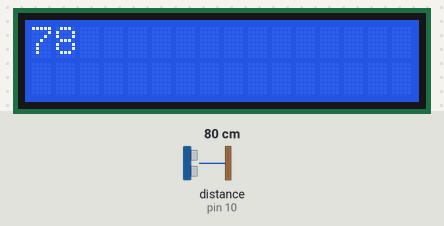
A sketch run on a simulated Arduino Uno, built with avr-gcc and run on an emulated ATmega328P. On the bench: 16×2 character LCD. Wiring (inferred from the names in the program): ultrasonic range finder: trigger pin 9; echo pin 10. The test bench sets the inputs (shaded band); at power-on: distance to the obstacle (sensor on pin 10) 80 cm. The echo pulse lasts 58.3 µs per cm; what the sketch prints to the serial monitor is not drawn.

Above: at 1.29 s.
1.3 s: distance to the obstacle (sensor on pin 10) set to 2 cm
At 1.39 s:
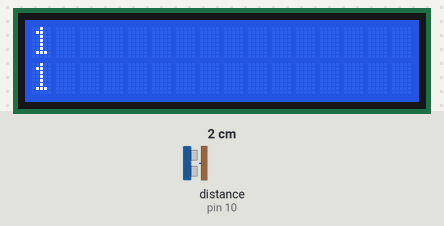
2.8 s: distance to the obstacle (sensor on pin 10) set to 120 cm
At 2.85 s:
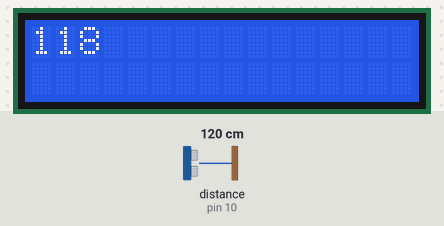
4.3 s: distance to the obstacle (sensor on pin 10) set to 4 cm
At 6.6 s:
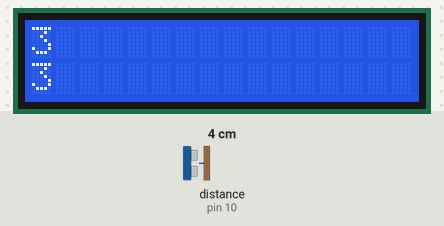

The sketch:

Lab5.ino
```cpp
#include <LiquidCrystal.h>

const int RS = 12;
const int enable = 11;
const int d4 = 5;
const int d5 = 4;
const int d6 = 3;
const int d7 = 2;

const int trigPin = 9;
const int echoPin = 10;

long duration;
int distance;


LiquidCrystal lcd (RS, enable, d4, d5, d6, d7);

void setup() {
  // put your setup code here, to run once:
lcd.begin(16, 2);

lcd.print ("hello world!");

pinMode(trigPin, OUTPUT);
pinMode(echoPin, INPUT);
Serial.begin(9600);
}
int lastDebounceTime = 0;
int debounceDelay = 10;
void loop() {
  // put your main code here, to run repeatedly:
  lcd.setCursor(0,1);

  digitalWrite(trigPin, LOW);
  delayMicroseconds(2);

  digitalWrite(trigPin, HIGH);
  delayMicroseconds(10);
  digitalWrite(trigPin, LOW);

  duration = pulseIn(echoPin, HIGH);

 if ((millis() - lastDebounceTime) > debounceDelay){
      lastDebounceTime = millis();
   lcd.clear();
  }

   lcd.print(distance);
   distance = duration * 0.034/2;

//  lcd.millis()

  Serial.println(distance);
}
```
